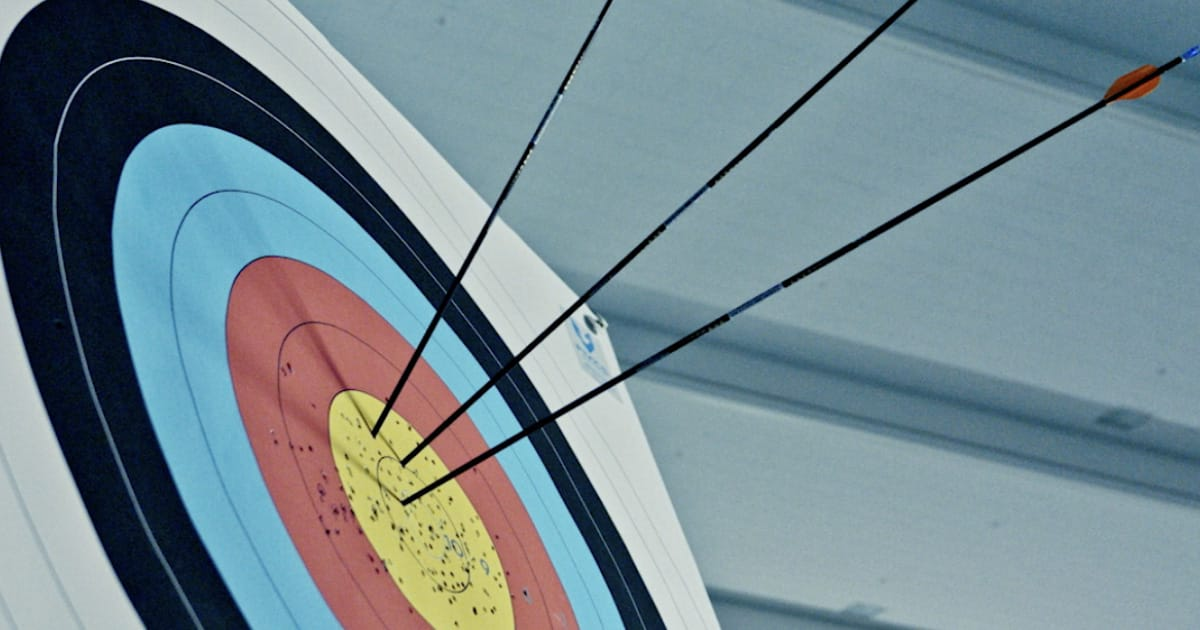
#> input picture archery1.jpg, 1200 x 630 px
$ jupyter execute --allow-errors canny_edge.ipynb
#> lines starting #> are read from the running program, lines starting #| are printed output that depends on the picture; after the words box and inside, x2 and y2 are one past the last pixel; in counts of white or black regions, pixels touching at a corner belong together
# Canny-Edge-Detection - WORKSHOP
### Name : Krishna Prasad S
### Register No. : 212223230108
### Slot : 4E6-1

#

#### Import Necessary Libraries

[cell 1]
import cv2
import numpy as np
import matplotlib.pyplot as plt

#### Read, Convert the image to gray and apply blur

[cell 2]
image = cv2.imread('archery1.jpg')
#> image is the input picture: shape (630, 1200, 3); mean B, G, R 143.7, 136.1, 116
gray_image = cv2.cvtColor(image, cv2.COLOR_BGR2GRAY)
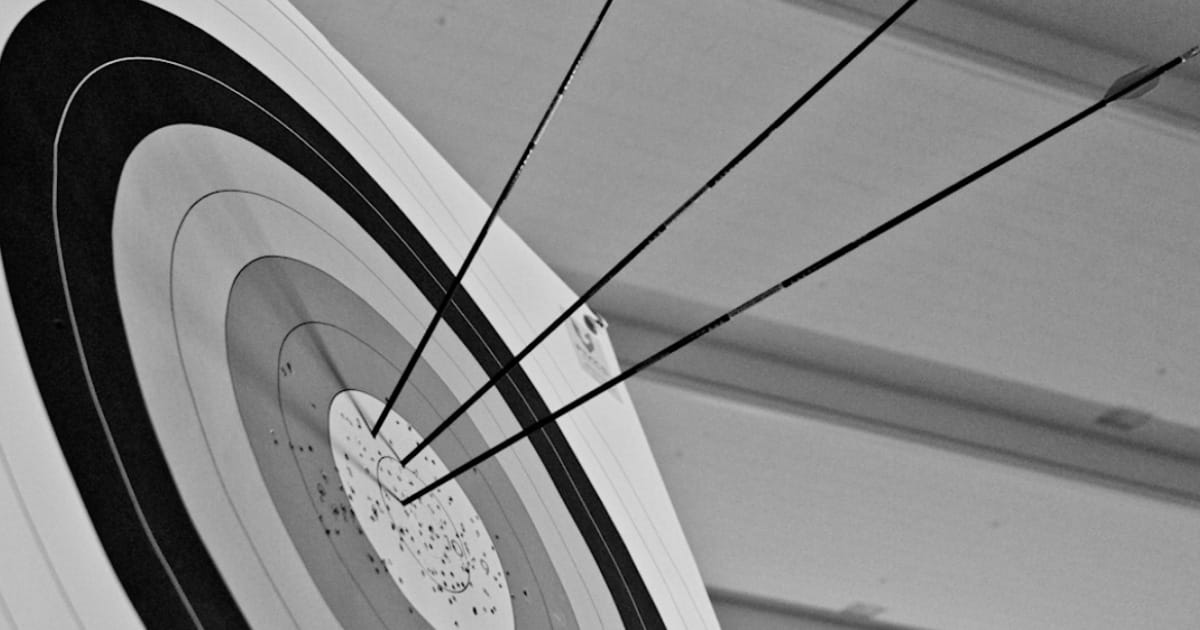
#> gray_image: shape (630, 1200); min 0, max 229, mean 131
blur = cv2.GaussianBlur(gray_image, (5, 5), 0)

image2 = cv2.imread('raccoon1.jpg')
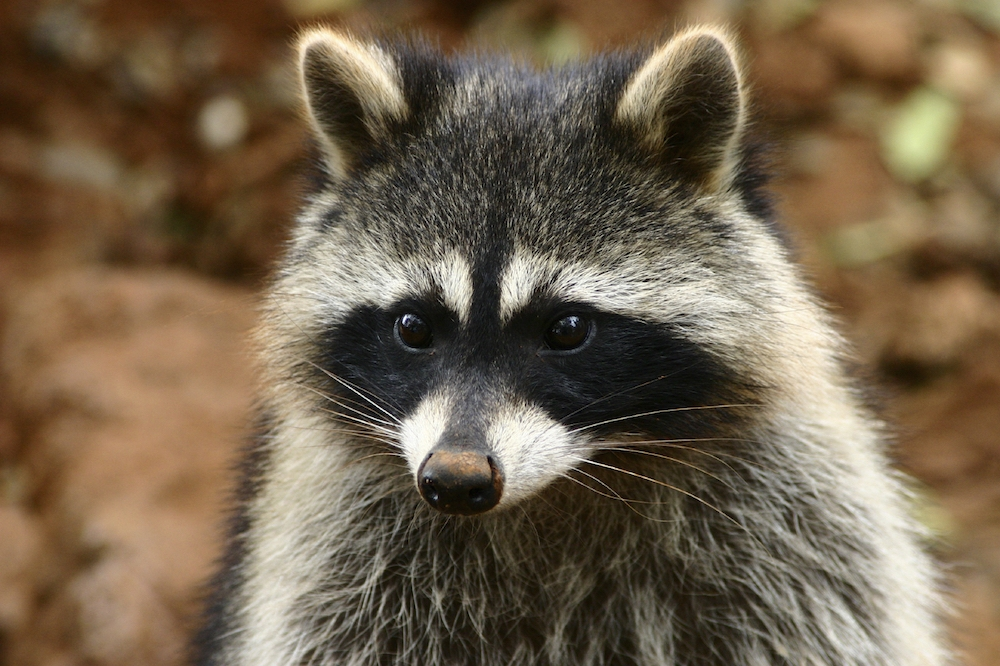
#> input picture raccoon1.jpg, 1000 x 666 px
#> image2 is the input picture: shape (666, 1000, 3); mean B, G, R 77, 98.8, 115.2
gray_image2 = cv2.cvtColor(image2, cv2.COLOR_BGR2GRAY)
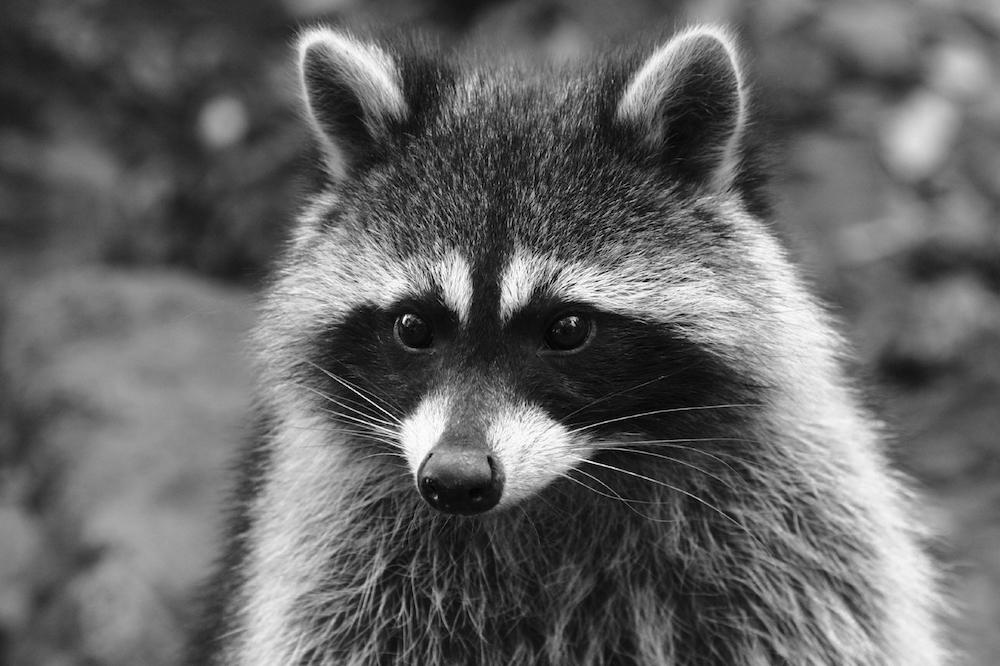
#> gray_image2: shape (666, 1000); min 0, max 254, mean 101.2
blur2 = cv2.GaussianBlur(gray_image2, (5, 5), 0)

[cell 3]
# Display the images

plt.figure(figsize=(20,10))
plt.subplot(131);plt.imshow(cv2.cvtColor(image, cv2.COLOR_BGR2RGB));plt.title("Original Image");plt.axis('off')
plt.subplot(132);plt.imshow(gray_image, cmap = 'gray');plt.title("Gray Image");plt.axis('off')
plt.subplot(133);plt.imshow(blur, cmap = 'gray');plt.title("Blur Image");plt.axis('off')

#### Apply Canny Edgde Detector

[cell 4]
edges1 = cv2.Canny(blur, threshold1 = 180, threshold2 = 200)
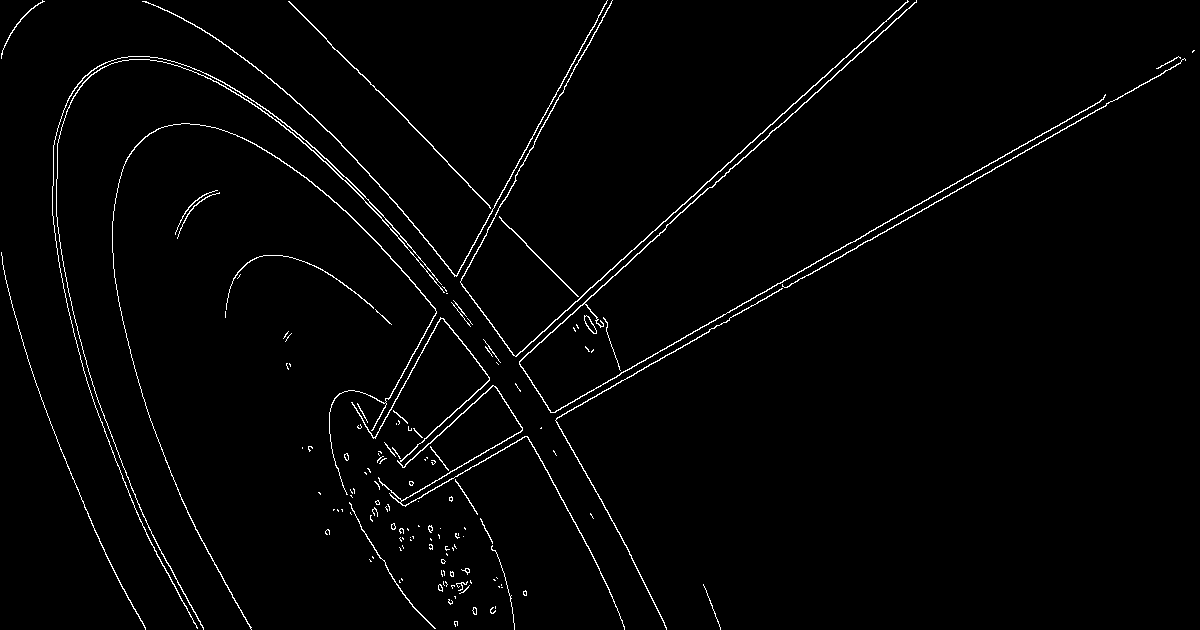
#> edges1: shape (630, 1200); 1.8% white in thin lines or dots

plt.figure(figsize = (12, 16))
plt.subplot(121); plt.axis('off'); plt.imshow(cv2.cvtColor(image, cv2.COLOR_BGR2RGB)); plt.title('Input image')
#> (the rest of this cell did not finish here and is left out)

[cell 5]
edges2 = cv2.Canny(blur2, threshold1 = 180, threshold2 = 200)
#> edges2: shape (666, 1000); 1.5% white in thin lines or dots, all inside (x1, y1, x2, y2) = (234, 24, 906, 666)

plt.figure(figsize = (12, 16))
plt.subplot(121); plt.axis('off'); plt.imshow(cv2.cvtColor(image2, cv2.COLOR_BGR2RGB)); plt.title('Input image')
plt.subplot(122);plt.imshow(edges2, cmap='gray');plt.axis('off'); plt.title('Canny Edge Map')

### With Different Threshold Value
#### Lower Threshold And Upper Threshold

[cell 6]
edges1 = cv2.Canny(blur, 50, 150)
#> edges1: shape (630, 1200); 2.6% white in thin lines or dots
edges2 = cv2.Canny(blur, 100, 200)
#> edges2: shape (630, 1200); 2.2% white in thin lines or dots
edges3 = cv2.Canny(blur, 150, 250)
#> edges3: shape (630, 1200); 1.8% white in thin lines or dots

plt.figure(figsize = (12, 6))
plt.subplot(221); plt.axis('off'); plt.imshow(cv2.cvtColor(image, cv2.COLOR_BGR2RGB)); plt.title('Input image')
plt.subplot(222);plt.imshow(edges1, cmap='gray');plt.axis('off'); plt.title('Edge Map(Lower)')
plt.subplot(223);plt.imshow(edges2, cmap='gray');plt.axis('off'); plt.title('Edge Map(Middle)')
plt.subplot(224);plt.imshow(edges3, cmap='gray');plt.axis('off'); plt.title('Edge Map(Upper)')
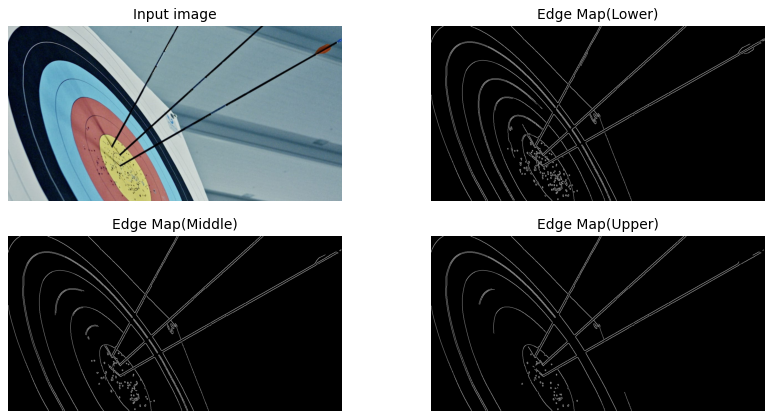
#> figure drawn by matplotlib, 4 panels

[cell 7]
edges1 = cv2.Canny(blur2, 50, 150)
#> edges1: shape (666, 1000); 7.2% white in thin lines or dots, all inside (x1, y1, x2, y2) = (210, 15, 963, 666)
edges2 = cv2.Canny(blur2, 100, 200)
#> edges2: shape (666, 1000); 3.2% white in thin lines or dots, all inside (x1, y1, x2, y2) = (218, 23, 917, 666)
edges3 = cv2.Canny(blur2, 150, 250)
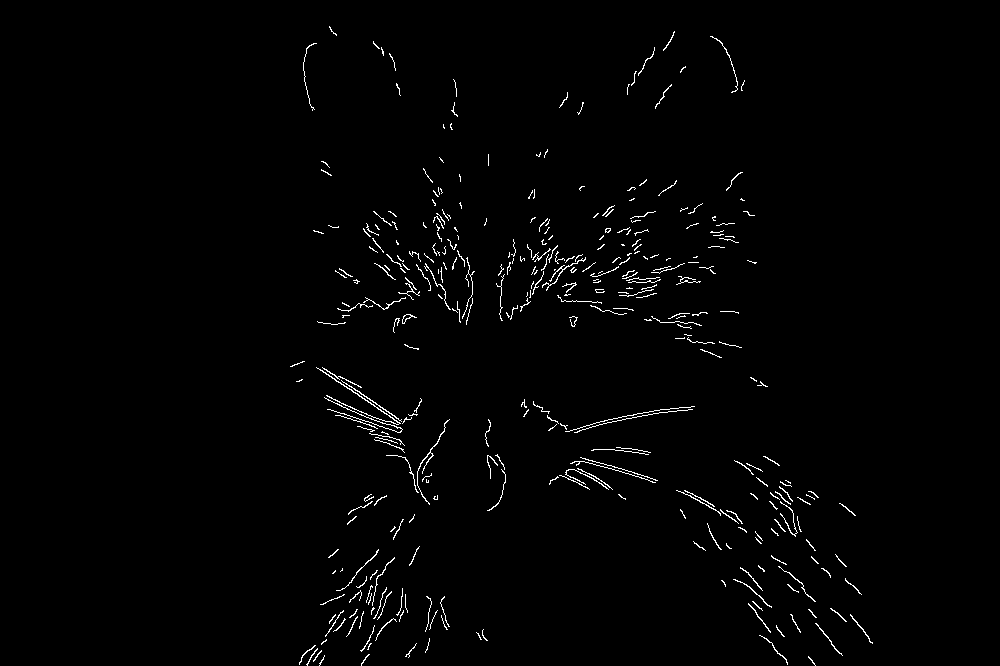
#> edges3: shape (666, 1000); 1.3% white in thin lines or dots, all inside (x1, y1, x2, y2) = (290, 26, 873, 666)

plt.figure(figsize = (16, 12))
plt.subplot(221); plt.axis('off'); plt.imshow(cv2.cvtColor(image2, cv2.COLOR_BGR2RGB)); plt.title('Input image')
plt.subplot(222);plt.imshow(edges1, cmap='gray');plt.axis('off'); plt.title('Edge Map(Lower)')
plt.subplot(223);plt.imshow(edges2, cmap='gray');plt.axis('off'); plt.title('Edge Map(Middle)')
plt.subplot(224);plt.imshow(edges3, cmap='gray');plt.axis('off'); plt.title('Edge Map(Upper)')
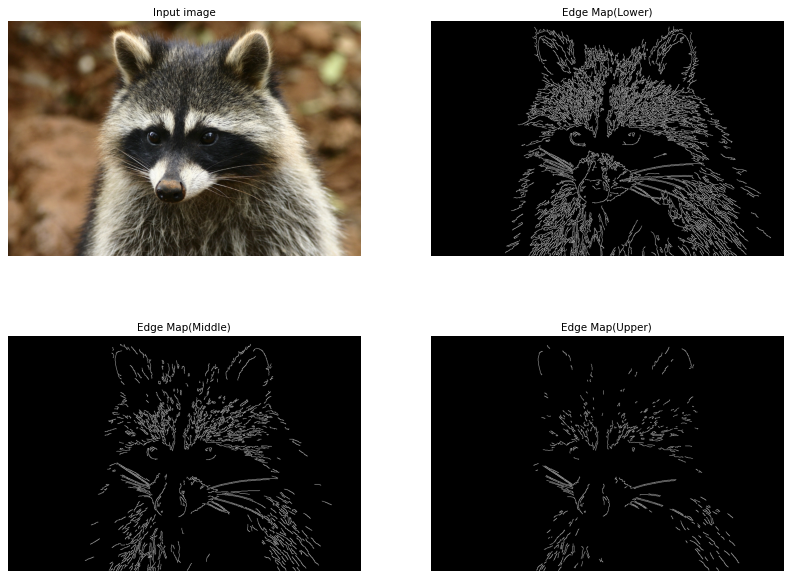
#> figure drawn by matplotlib, 4 panels
